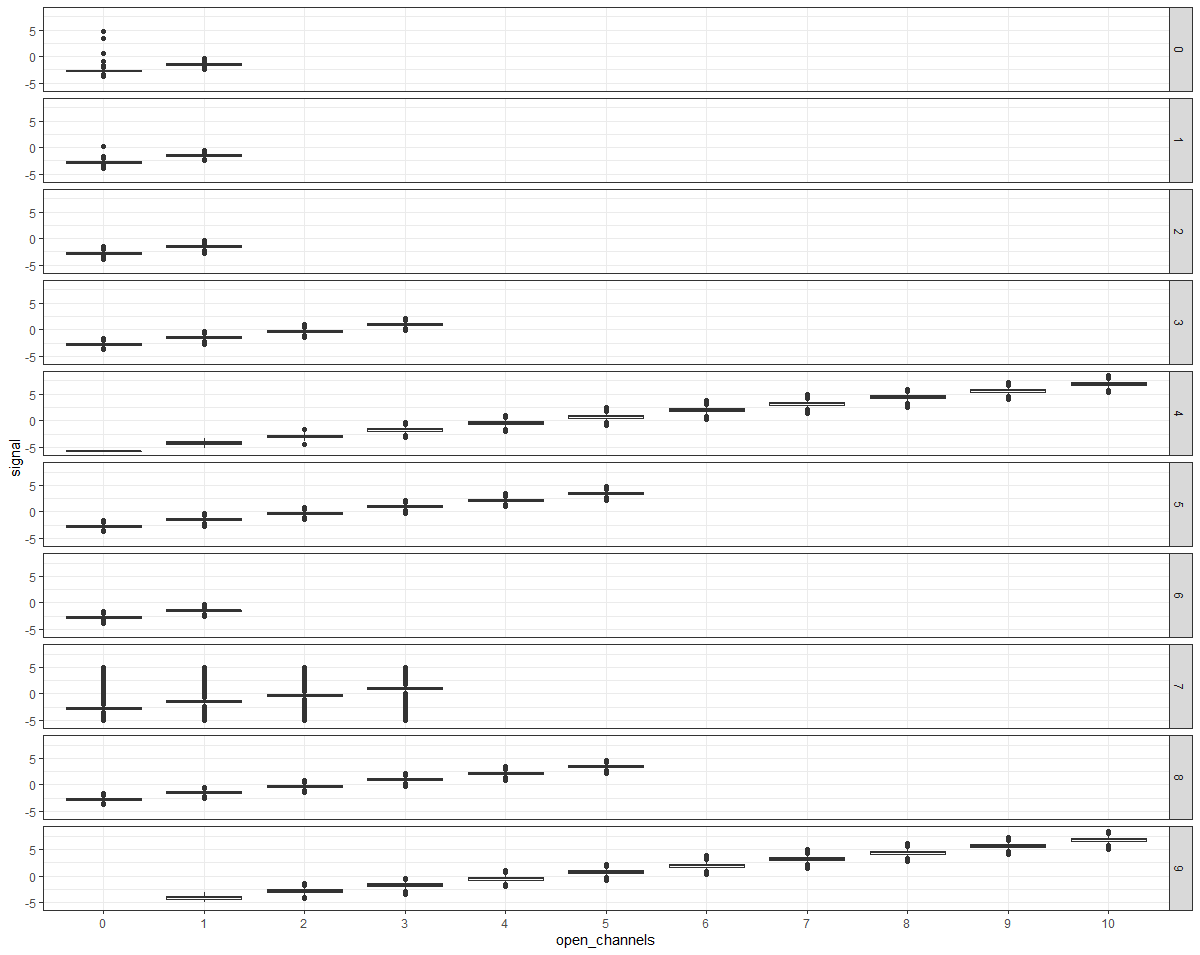

This figure's R source:

colnames(trn)

ggplot(trn,aes(y=signal,x=open_channels))+
  geom_boxplot()+facet_grid(vars(factor(batches)))+theme_bw()
